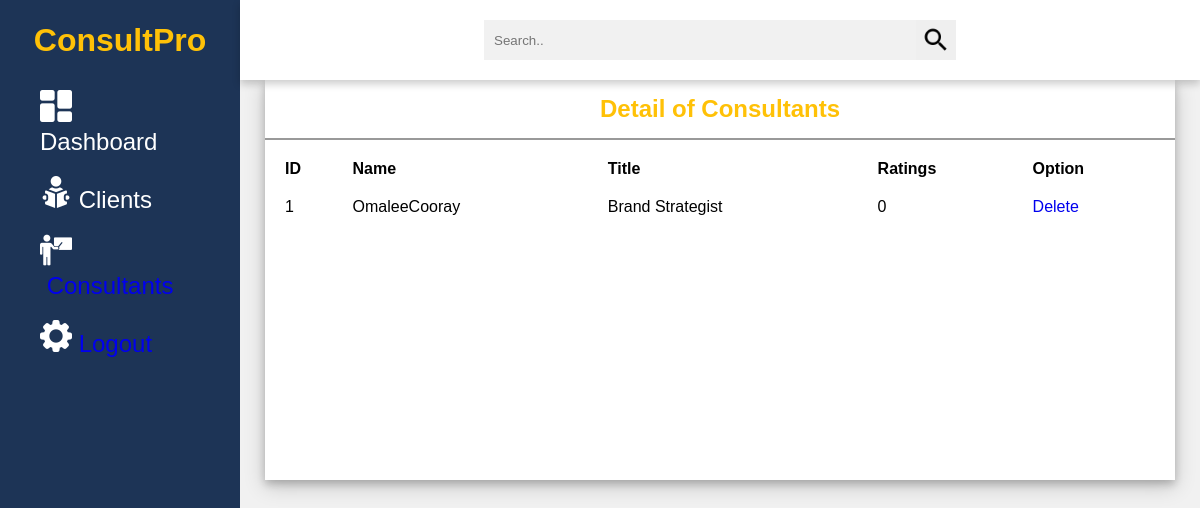
The app's page /admin-portal/consultants.php (signed in) with its own data.
### tables this page shows
CREATE TABLE `consultants` (
  `consultant_id` int(11) NOT NULL,
  `consultantUsername` varchar(50) NOT NULL,
  `consultantFirstName` varchar(50) NOT NULL,
  `consultantLastName` varchar(50) NOT NULL,
  `consultantEmail` varchar(100) NOT NULL,
  `password` varchar(50) NOT NULL,
  `consultantMobileNo` varchar(12) NOT NULL,
  `image` text NOT NULL,
  `title` varchar(50) NOT NULL,
  `description` longtext NOT NULL,
  `availability` varchar(100) NOT NULL,
  `ratings` float NOT NULL,
  `createdDate` timestamp NOT NULL DEFAULT current_timestamp() ON UPDATE current_timestamp(),
  `isDeleted` int(1) NOT NULL
);

### admin-portal/consultants.php (the view, shortened to what this page needs)
<?php require_once('../connection/dbconnection.php'); ?>
<?php
$consultant_list = "";
$query = "SELECT * FROM consultants
          WHERE
          isDeleted = 0
          ORDER BY
          consultant_id";
$consultants = mysqli_query($connection, $query);
if ($consultants) {
    while ($consultant = mysqli_fetch_assoc($consultants)) {
        $consultant_list .= "<tbody>";
        $consultant_list .= "<tr>";
        $consultant_list .= "<td class=\"text-left\"> {$consultant['consultant_id']} </td>";
        $consultant_list .= "<td class=\"text-left\"> {$consultant['consultantUsername']} </td>";
        $consultant_list .= "<td class=\"text-left\"> {$consultant['title']} </td>";
        $consultant_list .= "<td class=\"text-left\"> {$consultant['ratings']} </td>";
        $consultant_list .= "<td class=\"text-left\"> <a href=\"components/delete_consultant.php?con_id={$consultant['consultant_id']}\" onclick = \"return confirm('Are you sure to delete?');\"> Delete </a> </td>";
        $consultant_list .= "</tr>";
        $consultant_list .= "</tbody>";
    }
} else {
    echo "DB Failed!";
}
?>
<!DOCTYPE html>
<html lang="en">
<head>
    <link rel="stylesheet" href="./css/consultants.css">
</head>
<body>
    <?php require_once('./components/sideMenuAdmin.php'); ?>
    <div class="container">
        <div class="header">
            <div class="nav">
                <div class="search">
                    <input type="text" placeholder="Search..">
                    <button type="submit"><img src="img/search.png" alt=""></button>
                </div>
            </div>
        </div>
        <div class="content">
            <div class="content-2">
                <div class="consultants">
                    <div class="title">
                        <h2>Detail of Consultants</h2>
                    </div>
                    <table>
                        <tr>
                            <th>ID</th>
                            <th>Name</th>
                            <th>Title</th>
                            <th>Ratings</th>
                            <th>Option</th>
                        </tr>
                        <tr>
                            <?php echo $consultant_list; ?>
                        </tr>
                    </table>
                </div>
            </div>
        </div>
</body>
</html>

### admin-portal/css/consultants.css (style rules this page uses)
* { margin: 0; padding: 0; box-sizing: border-box; font-family: 'Poppins', sans-serif; }
body { min-height: 100vh; }
a { text-decoration: none; }
h1, h2 { color: #ffc107; }
.title { display: flex; align-items: center; justify-content: space-around; padding: 15px 10px; border-bottom: 2px solid #999; }
table { padding: 10px; }
th, td { text-align: left; padding: 8px; }
.container { position: absolute; right: 0; width: 80vw; height: 100vh; background: #f1f1f1; }
.container .header { position: fixed; top: 0; right: 0; width: 80vw; height: 10vh; background: white; display: flex; align-items: center; justify-content: center; box-shadow: 0 4px 8px 0 rgba(0, 0, 0, 0.2); z-index: 1; }
.container .header .nav { width: 90%; display: flex; align-items: center; }
.container .header .nav .search { flex: 3; display: flex; justify-content: center; }
.container .header .nav .search input[type=text] { border: none; background: #f1f1f1; padding: 10px; width: 50%; }
.container .header .nav .search button { width: 40px; height: 40px; border: none; display: flex; align-items: center; justify-content: center; }
.container .header .nav .search button img { width: 30px; height: 30px; }
.container .content { position: relative; margin-top: 10vh; min-height: 90vh; background: #f1f1f1; }
.container .content .content-2 { min-height: 60vh; display: flex; justify-content: space-around; align-items: flex-start; flex-wrap: wrap; }
.container .content .content-2 .consultants { min-height: 50vh; flex: 5; background: white; margin: 0 25px 25px 25px; box-shadow: 0 4px 8px 0 rgba(0, 0, 0, 0.2), 0 6px 20px 0 rgba(0, 0, 0, 0.19); display: flex; flex-direction: column; }
.container .content .content-2 .consultants { flex: 2; background: white; min-height: 50vh; margin: 0 25px; box-shadow: 0 4px 8px 0 rgba(0, 0, 0, 0.2), 0 6px 20px 0 rgba(0, 0, 0, 0.19); display: flex; flex-direction: column; }

### records on screen
consultants: consultant_id "1", consultantUsername "OmaleeCooray", title "Brand Strategist", ratings "0"
